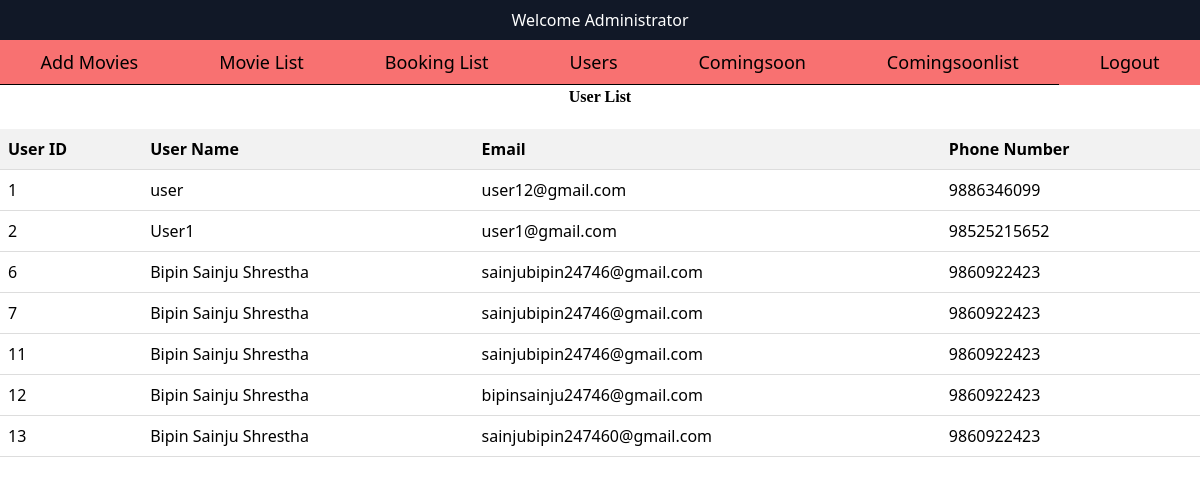
The page /admin/user.php (signed in) on the database its author committed.
### tables this page shows
CREATE TABLE `user` (
  `uid` int(11) NOT NULL,
  `fname` varchar(20) NOT NULL,
  `lname` varchar(20) NOT NULL,
  `email` varchar(225) NOT NULL,
  `password` varchar(225) NOT NULL,
  `cpassword` varchar(225) NOT NULL,
  `phone` varchar(225) NOT NULL
);

### admin/user.php (the view, shortened to what this page needs)
<?php
include('header.php');
?>
<h2 class="h2">User List</h2>
<table class="edit-delete-table">
  <tr>
    <th>User ID</th>
    <th>User Name</th>
    <th>Email</th>
    <th>Phone Number</th>
  </tr>
  <?php
  $conn = new mysqli("localhost", "root", "", "moviebooking");
  $sql = "SELECT * FROM user";
  $result = $conn->query($sql);
  if ($result && $result->num_rows > 0) {
    while ($row = $result->fetch_assoc()) {
      $uid = $row['uid'];
      $fname = $row['fname'];
      $lname = $row['lname'];
      $email = $row['email'];
      $phone = $row['phone'];
      echo "
      <tr>
        <td>$uid</td>
        <td>$fname $lname</td>
        <td>$email</td>
        <td>$phone</td>
      </tr>
      ";
    }
  } else {
    echo "<tr><td colspan='4'>No users found</td></tr>";
  }
  ?>
</table>
</body>
</html>

### admin/user.php (style rules this page uses)
.h2 { text-align: center; font-weight: bold; font-family: cursive; }
.edit-delete-table { width: 100%; border-collapse: collapse; margin-bottom: 20px; margin-top: 20px; }
.edit-delete-table th, .edit-delete-table td { padding: 8px; text-align: left; border-bottom: 1px solid #ddd; }
.edit-delete-table th { background-color: #f2f2f2; }

### rows shown on the page
user: uid "1", fname "user", email "user12@gmail.com", phone "9886346099"
user: uid "2", fname "User1", email "user1@gmail.com", phone "98525215652"
user: uid "6", fname "Bipin", lname "Sainju Shrestha", email "sainjubipin24746@gmail.com", phone "9860922423"
user: uid "7", fname "Bipin", lname "Sainju Shrestha", email "sainjubipin24746@gmail.com", phone "9860922423"
user: uid "11", fname "Bipin", lname "Sainju Shrestha", email "sainjubipin24746@gmail.com", phone "9860922423"
user: uid "12", fname "Bipin", lname "Sainju Shrestha", email "bipinsainju24746@gmail.com", phone "9860922423"
user: uid "13", fname "Bipin", lname "Sainju Shrestha", email "sainjubipin247460@gmail.com", phone "9860922423"
